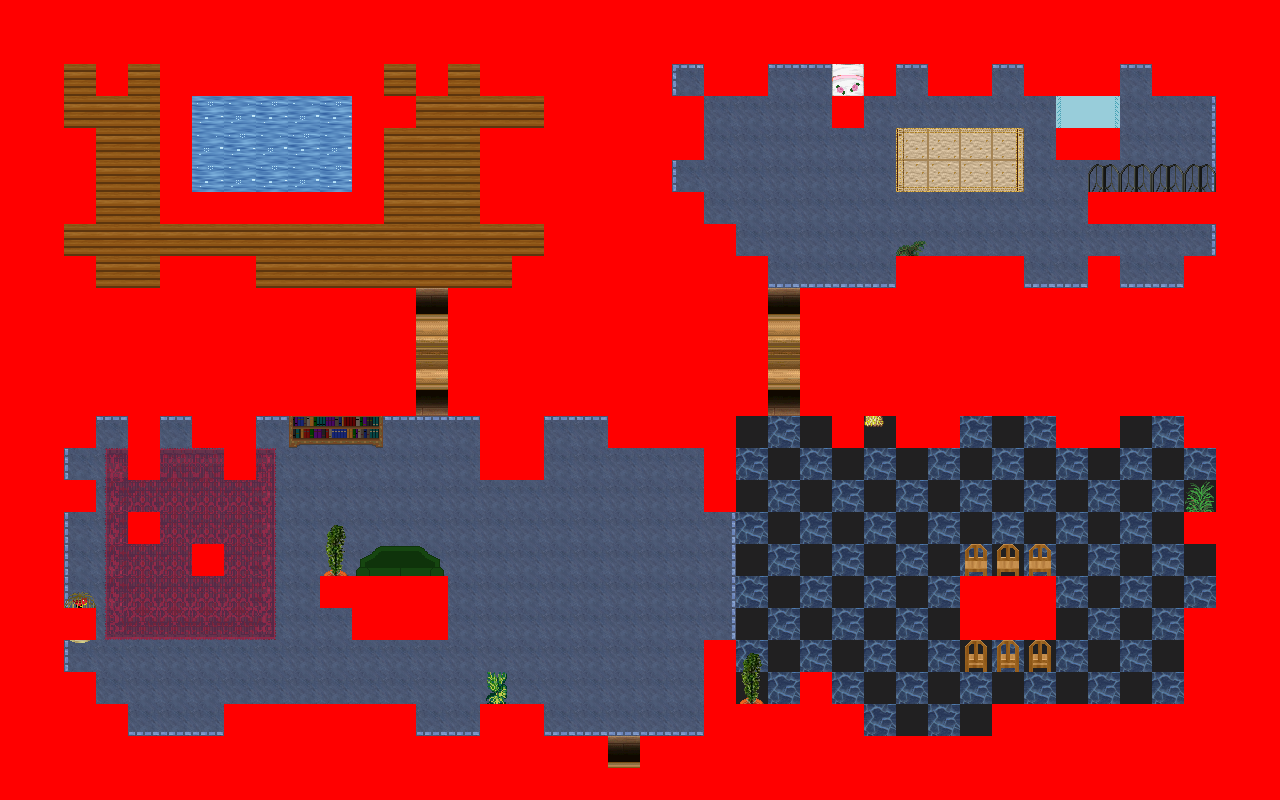

This is a level from a 2D game, rendered from its Tiled map with the project's own tilesets. A one-line summary and the map file follow, with tile-layer data summarised:
An orthogonal 40x25 tile map with 32x32 px tiles, 8 tile layers (0_floor, 1_terrain, 2_object, 3_roof, ...), 60 tilesets.

<map version="1.0" orientation="orthogonal" width="40" height="25" tilewidth="32" tileheight="32">
 <tileset firstgid="1" name="floor oriental tile" tilewidth="32" tileheight="32">
  <image source="../../tileset/ground/indoor/oriental_tan_tile.png" width="32" height="32" />
 </tileset>
 <tileset firstgid="2" name="bluecarpet" tilewidth="32" tileheight="32">
  <image source="../../tileset/furniture/carpet/blue.png" width="96" height="96" />
 </tileset>
 <tileset firstgid="11" name="brush" tilewidth="32" tileheight="32">
  <image source="../../tileset/item/brush.png" width="32" height="96" />
 </tileset>
 <tileset firstgid="14" name="chest" tilewidth="32" tileheight="32">
  <image source="../../tileset/item/chest/small.png" width="32" height="64" />
 </tileset>
 <tileset firstgid="16" name="red wine" tilewidth="32" tileheight="32">
  <image source="../../tileset/item/drink/red_wine.png" width="64" height="64" />
 </tileset>
 <tileset firstgid="20" name="food fruit basket" tilewidth="32" tileheight="32">
  <image source="../../tileset/item/food/fruit_basket.png" width="32" height="32" />
 </tileset>
 <tileset firstgid="21" name="food meals 1" tilewidth="32" tileheight="32">
  <image source="../../tileset/item/food/meals_1.png" width="64" height="32" />
 </tileset>
 <tileset firstgid="23" name="pot oriental jar" tilewidth="32" tileheight="32">
  <image source="../../tileset/item/pot/oriental_jar.png" width="32" height="32" />
 </tileset>
 <tileset firstgid="24" name="pot burgundy" tilewidth="32" tileheight="32">
  <image source="../../tileset/item/pot/pot_burgundy.png" width="32" height="32" />
 </tileset>
 <tileset firstgid="25" name="pot grey" tilewidth="32" tileheight="32">
  <image source="../../tileset/item/pot/pot_grey.png" width="32" height="32" />
 </tileset>
 <tileset firstgid="26" name="pot on stone" tilewidth="32" tileheight="32">
  <image source="../../tileset/item/pot/pot_on_stone.png" width="32" height="32" />
 </tileset>
 <tileset firstgid="27" name="bed blue" tilewidth="32" tileheight="32">
  <image source="../../tileset/furniture/bed/large_blue.png" width="64" height="96" />
 </tileset>
 <tileset firstgid="33" name="carpets" tilewidth="32" tileheight="32">
  <image source="../../tileset/furniture/carpet/carpets.png" width="128" height="64" />
 </tileset>
 <tileset firstgid="41" name="carpet nain rug" tilewidth="32" tileheight="32">
  <image source="../../tileset/furniture/carpet/nain_rug.png" width="128" height="128" />
 </tileset>
 <tileset firstgid="57" name="carpets rug border" tilewidth="32" tileheight="32">
  <image source="../../tileset/furniture/carpet/rug_border.png" width="96" height="96" />
 </tileset>
 <tileset firstgid="66" name="sofa green" tilewidth="32" tileheight="32">
  <image source="../../tileset/furniture/chair/sofa.png" width="96" height="64" />
 </tileset>
 <tileset firstgid="72" name="dishes" tilewidth="32" tileheight="32">
  <image source="../../tileset/furniture/crockery/dishes.png" width="64" height="96" />
 </tileset>
 <tileset firstgid="78" name="piano" tilewidth="32" tileheight="32">
  <image source="../../tileset/furniture/other/piano.png" width="64" height="64" />
 </tileset>
 <tileset firstgid="82" name="pie safe" tilewidth="32" tileheight="32">
  <image source="../../tileset/furniture/kitchen/pie_safe.png" width="64" height="64" />
 </tileset>
 <tileset firstgid="86" name="stove" tilewidth="32" tileheight="32">
  <image source="../../tileset/furniture/kitchen/stove.png" width="64" height="96" />
 </tileset>
 <tileset firstgid="92" name="door" tilewidth="32" tileheight="32">
  <image source="../../tileset/building/door/door.png" width="96" height="64" />
 </tileset>
 <tileset firstgid="98" name="bench ns" tilewidth="32" tileheight="32">
  <image source="../../tileset/furniture/table/long_front_on.png" width="32" height="96" />
 </tileset>
 <tileset firstgid="101" name="shelfs" tilewidth="32" tileheight="32">
  <image source="../../tileset/furniture/shelve/pale_book_bottle_shelf.png" width="96" height="128" />
 </tileset>
 <tileset firstgid="113" name="table wooden rectangular" tilewidth="32" tileheight="32">
  <image source="../../tileset/furniture/table/wooden_rectangular.png" width="96" height="64" />
 </tileset>
 <tileset firstgid="119" name="table square pale" tilewidth="32" tileheight="32">
  <image source="../../tileset/furniture/table/square_pale.png" width="32" height="32" />
 </tileset>
 <tileset firstgid="120" name="table with hob pale" tilewidth="32" tileheight="32">
  <image source="../../tileset/furniture/table/table_with_hob_pale.png" width="96" height="32" />
 </tileset>
 <tileset firstgid="123" name="book" tilewidth="32" tileheight="32">
  <image source="../../tileset/item/documents/book.png" width="64" height="64" />
 </tileset>
 <tileset firstgid="127" name="flower vase" tilewidth="32" tileheight="32">
  <image source="../../tileset/plant/indoor/flower_vase.png" width="96" height="32" />
 </tileset>
 <tileset firstgid="130" name="oriental plant" tilewidth="32" tileheight="32">
  <image source="../../tileset/plant/indoor/oriental_plant.png" width="32" height="64" />
 </tileset>
 <tileset firstgid="132" name="plant pot" tilewidth="32" tileheight="32">
  <image source="../../tileset/plant/indoor/pot_plant.png" width="32" height="96" />
 </tileset>
 <tileset firstgid="135" name="plant pot 1" tilewidth="32" tileheight="32">
  <image source="../../tileset/plant/indoor/pot_plant_1.png" width="192" height="64" />
 </tileset>
 <tileset firstgid="147" name="bench" tilewidth="32" tileheight="32">
  <image source="../../tileset/furniture/table/bench.png" width="96" height="32" />
 </tileset>
 <tileset firstgid="150" name="collision" tilewidth="32" tileheight="32">
  <image source="../../tileset/logic/collision.png" width="32" height="32" />
 </tileset>
 <tileset firstgid="151" name="hosta" tilewidth="32" tileheight="32">
  <image source="../../tileset/plant/bush/hosta.png" width="96" height="96" />
 </tileset>
 <tileset firstgid="160" name="gate fancy" tilewidth="32" tileheight="32">
  <image source="../../tileset/building/decoration/fancy_gate.png" width="96" height="64" />
 </tileset>
 <tileset firstgid="166" name="furnace green" tilewidth="32" tileheight="32">
  <image source="../../tileset/building/decoration/furnace.png" width="64" height="64" />
 </tileset>
 <tileset firstgid="170" name="flames" tilewidth="32" tileheight="32">
  <image source="../../tileset/furniture/light/flames.png" width="192" height="32" />
 </tileset>
 <tileset firstgid="176" name="lace" tilewidth="32" tileheight="32">
  <image source="../../tileset/item/textile/lace.png" width="64" height="32" />
 </tileset>
 <tileset firstgid="178" name="towels" tilewidth="32" tileheight="32">
  <image source="../../tileset/item/textile/towels.png" width="192" height="32" />
 </tileset>
 <tileset firstgid="184" name="meals3" tilewidth="32" tileheight="32">
  <image source="../../tileset/item/food/meals_3.png" width="64" height="64" />
 </tileset>
 <tileset firstgid="188" name="water bubbles" tilewidth="32" tileheight="32">
  <image source="../../tileset/ground/water/water_bubbles.png" width="256" height="128" />
 </tileset>
 <tileset firstgid="220" name="walls siding" tilewidth="32" tileheight="32">
  <image source="../../tileset/building/wall/walls_siding.png" width="128" height="128" />
 </tileset>
 <tileset firstgid="236" name="warmer" tilewidth="32" tileheight="32">
  <image source="../../tileset/furniture/kitchen/warmer.png" width="32" height="64" />
 </tileset>
 <tileset firstgid="238" name="barrel" tilewidth="32" tileheight="32">
  <image source="../../tileset/item/pot/barrel.png" width="32" height="64" />
 </tileset>
 <tileset firstgid="240" name="chair wooden" tilewidth="32" tileheight="32">
  <image source="../../tileset/furniture/chair/wooden.png" width="160" height="32" />
 </tileset>
 <tileset firstgid="245" name="pictures small 2" tilewidth="32" tileheight="32">
  <image source="../../tileset/furniture/picture/small_2.png" width="64" height="64" />
 </tileset>
 <tileset firstgid="249" name="bird cage" tilewidth="32" tileheight="32">
  <image source="../../tileset/furniture/other/birdcage.png" width="64" height="96" />
 </tileset>
 <tileset firstgid="255" name="birds" tilewidth="32" tileheight="32">
  <image source="../../tileset/object/birds.png" width="64" height="64" />
 </tileset>
 <tileset firstgid="259" name="sciany" tilewidth="32" tileheight="32">
  <image source="../../tileset/pol/waly/int_plazy.png" width="96" height="288" />
 </tileset>
 <tileset firstgid="286" name="drzwi" tilewidth="32" tileheight="32">
  <image source="../../tileset/pol/domki/drzwi/door_drewno_int.png" width="160" height="96" />
 </tileset>
 <tileset firstgid="301" name="okna" tilewidth="32" tileheight="32">
  <image source="../../tileset/pol/domki/okna/window_drewno.png" width="256" height="64" />
 </tileset>
 <tileset firstgid="317" name="l" tilewidth="32" tileheight="32">
  <image source="../../tileset/furniture/bed/single_roses2.png" width="32" height="96" />
 </tileset>
 <tileset firstgid="320" name="d" tilewidth="32" tileheight="32">
  <image source="../../tileset/furniture/carpet/purple.png" width="96" height="96" />
 </tileset>
 <tileset firstgid="329" name="s" tilewidth="32" tileheight="32">
  <image source="../../tileset/furniture/chair/stool.png" width="32" height="32" />
 </tileset>
 <tileset firstgid="330" name="s" tilewidth="32" tileheight="32">
  <image source="../../tileset/furniture/light/weird_lamp.png" width="192" height="64" />
 </tileset>
 <tileset firstgid="342" name="z" tilewidth="32" tileheight="32">
  <image source="../../tileset/item/toys.png" width="32" height="64" />
 </tileset>
 <tileset firstgid="344" name="s" tilewidth="32" tileheight="32">
  <image source="../../tileset/item/chest/chests_red.png" width="64" height="64" />
 </tileset>
 <tileset firstgid="348" name="z" tilewidth="32" tileheight="32">
  <image source="../../tileset/pol/wyposazenie/zabawki.png" width="256" height="64" />
 </tileset>
 <tileset firstgid="364" name="k" tilewidth="32" tileheight="32">
  <image source="../../tileset/pol/klan/komputer_po_co.png" width="256" height="64" />
 </tileset>
 <tileset firstgid="380" name="o" tilewidth="32" tileheight="32">
  <image source="../../tileset/furniture/picture/cats.png" width="96" height="32" />
 </tileset>
 <layer name="0_floor" width="40" height="25">
  <data>[1000 cells, 1000 non-empty, 17 distinct tile ids]</data>
 </layer>
 <layer name="1_terrain" width="40" height="25">
  <data>[1000 cells, 576 non-empty, 96 distinct tile ids]</data>
 </layer>
 <layer name="2_object" width="40" height="25">
  <data>[1000 cells, 114 non-empty, 73 distinct tile ids]</data>
 </layer>
 <layer name="3_roof" width="40" height="25">
  <data>[1000 cells, 54 non-empty, 32 distinct tile ids]</data>
 </layer>
 <layer name="4_roof_add" width="40" height="25">
  <data>[1000 cells, 4 non-empty, 4 distinct tile ids]</data>
 </layer>
 <layer name="objects" width="40" height="25">
  <data>[1000 cells, 0 non-empty, 0 distinct tile ids]</data>
 </layer>
 <layer name="collision" width="40" height="25">
  <data>[1000 cells, 546 non-empty, 1 distinct tile ids]</data>
 </layer>
 <layer name="protection" width="40" height="25">
  <data>[1000 cells, 0 non-empty, 0 distinct tile ids]</data>
 </layer>
</map>
